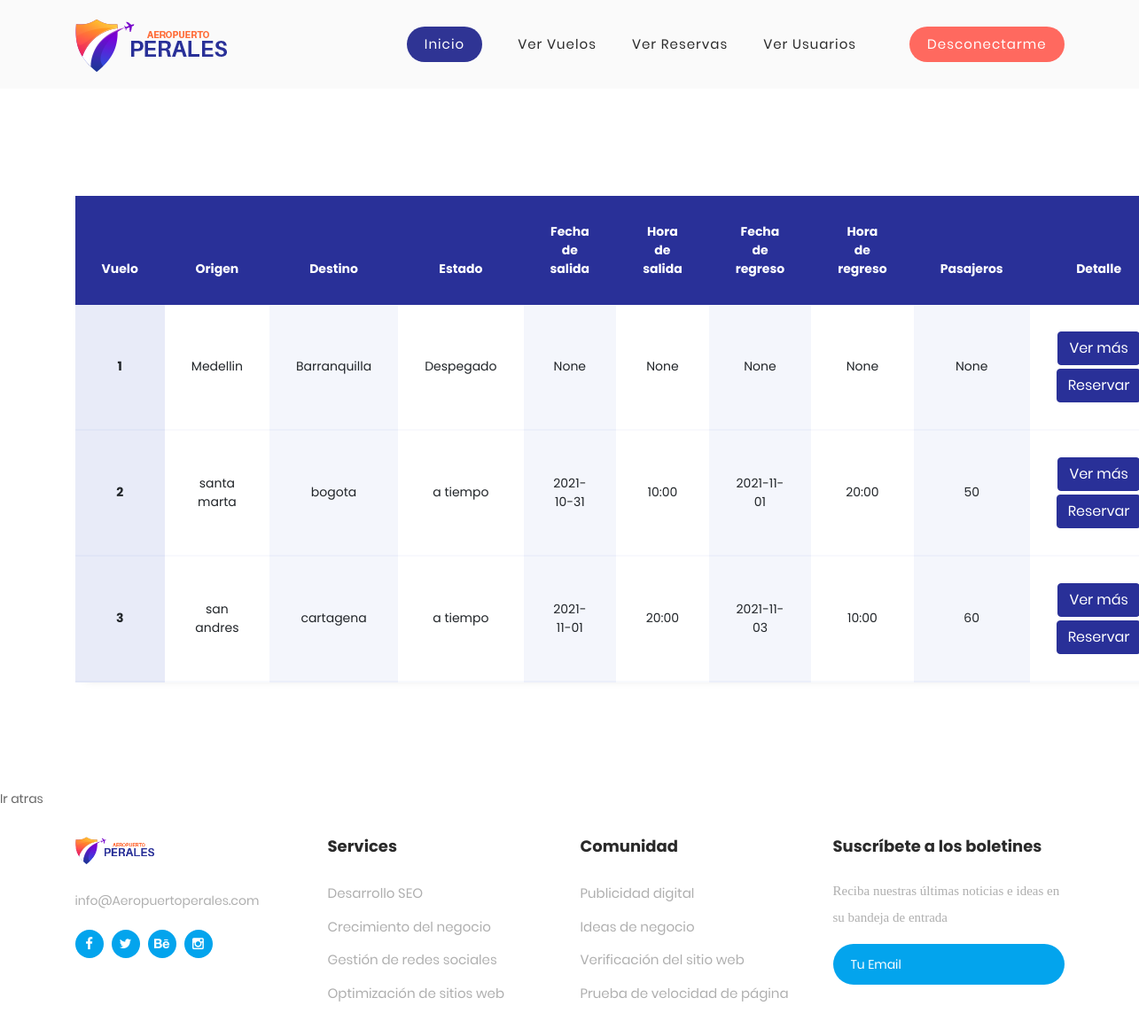
Page /flights (signed in) on the earlier database version.
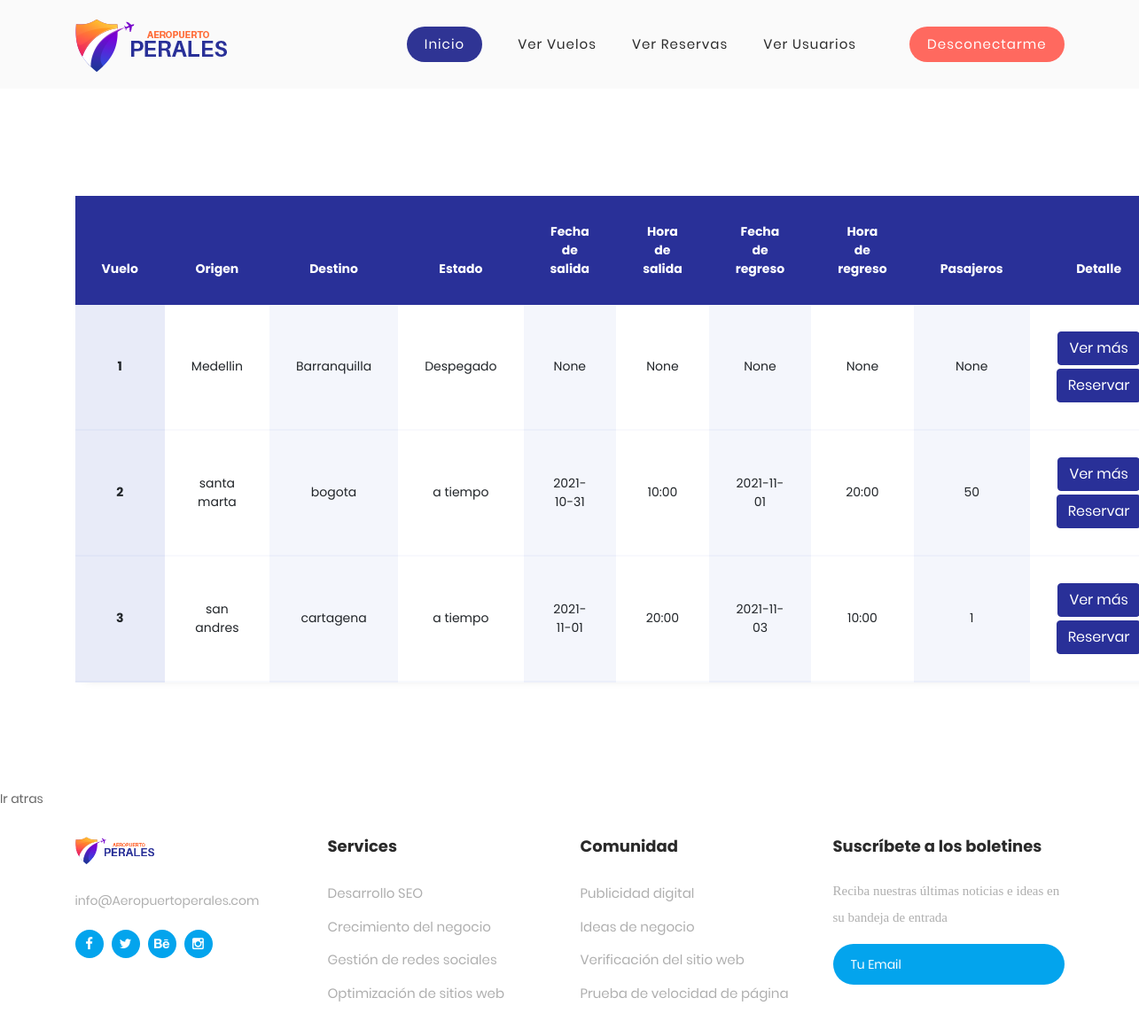
Same page on the later database version.
### tables this page shows
CREATE TABLE vuelos (id_de_vuelo INTEGER NOT NULL PRIMARY KEY, id_avion INTEGER NOT NULL, id_piloto INTEGER REFERENCES pilotos (id_piloto) NOT NULL, capacidad INTEGER NOT NULL, origen VARCHAR NOT NULL, destino VARCHAR NOT NULL, estado_de_vuelo VARCHAR NOT NULL, fecha_salida DATE, hora_salida TIME, fecha_regreso DATE, hora_regreso TIME, pasajeros INTEGER);

### app.py (the view)
@app.route('/flights', methods=('GET', 'POST'))
@login_required
def view_flights():
    db = get_db()
    flights = db.execute('SELECT * FROM vuelos').fetchall()
    return render_template("flights.html", flights=flights)

### app.py (called while the page is built)
def login_required(view):
    @functools.wraps(view)
    def wrapped_view(**kwargs):
        if g.user is None:
            return redirect(url_for('login'))
        return view(**kwargs)
    return wrapped_view

@app.before_request
def load_logged_in_user():
    user_id = session.get('user_id')
    if user_id is None:
        g.user = None
    else:
        db = get_db()
        g.user = db.execute('SELECT * FROM usuarios WHERE id_usuario = ?', (user_id,)).fetchone()

### db.py (called while the page is built)
def get_db():
    try:
        if 'db' not in g:
            g.db = sqlite3.connect('database.db')
        return g.db
    except Error:
        print(Error)

### templates/flights.html (shortened to what this page needs)
{% extends "base.html" %}
{% block content %}
    <section class="ftco-section">
		<div class="container">
			<div class="row">
				<div class="col-md-12">
					{% if error %}
						{{ error }}
					{% else %}
						<div class="table-wrap">
							<h4 class="text-center mb-4">Vuelos</h4>
							<table class="table">
							<thead class="thead-primary">
							  <tr>
								<th>Vuelo</th>
								<th>Origen</th>
								<th>Destino</th>
								<th>Estado</th>
								<th>Fecha de salida</th>
								<th>Hora de salida</th>
								<th>Fecha de regreso</th>
								<th>Hora de regreso</th>
								<th>Pasajeros</th>
								<th>Detalle</th>
							  </tr>
							</thead>
							<tbody>
							{% for flight in flights %}
							  <tr>
								<th scope="row" class="scope" >{{ flight[0] }}</th>
								<td>{{ flight[4] }}</td>
								<td>{{ flight[5] }}</td>
								<td>{{ flight[6] }}</td>
								<td>{{ flight[7] }}</td>
								<td>{{ flight[8] }}</td>
								<td>{{ flight[9] }}</td>
								<td>{{ flight[10] }}</td>
								<td>{{ flight[11] }}</td>
								<td><a href={{ url_for('view_flight', id_de_vuelo=flight[0]) }} class="btn btn-primary">Ver más</a>
									<a href={{ url_for('book_flight', id_de_vuelo=flight[0]) }} class="btn btn-primary" style="margin-top: 4px;">Reservar</a></td>
							  </tr>
							{% endfor %}
							</tbody>
						  </table>
						</div>
					{% endif %}
				</div>
			</div>
		</div>
	</section>
	<ul class="nav">
              <li class="scroll-to-section"><a href="{{ url_for('search_flights') }}" class="active">Ir atras</a></li>
	</ul>
{% endblock %}

Differences in the rows shown:
changed vuelos "san andres": pasajeros "60" → "1"
